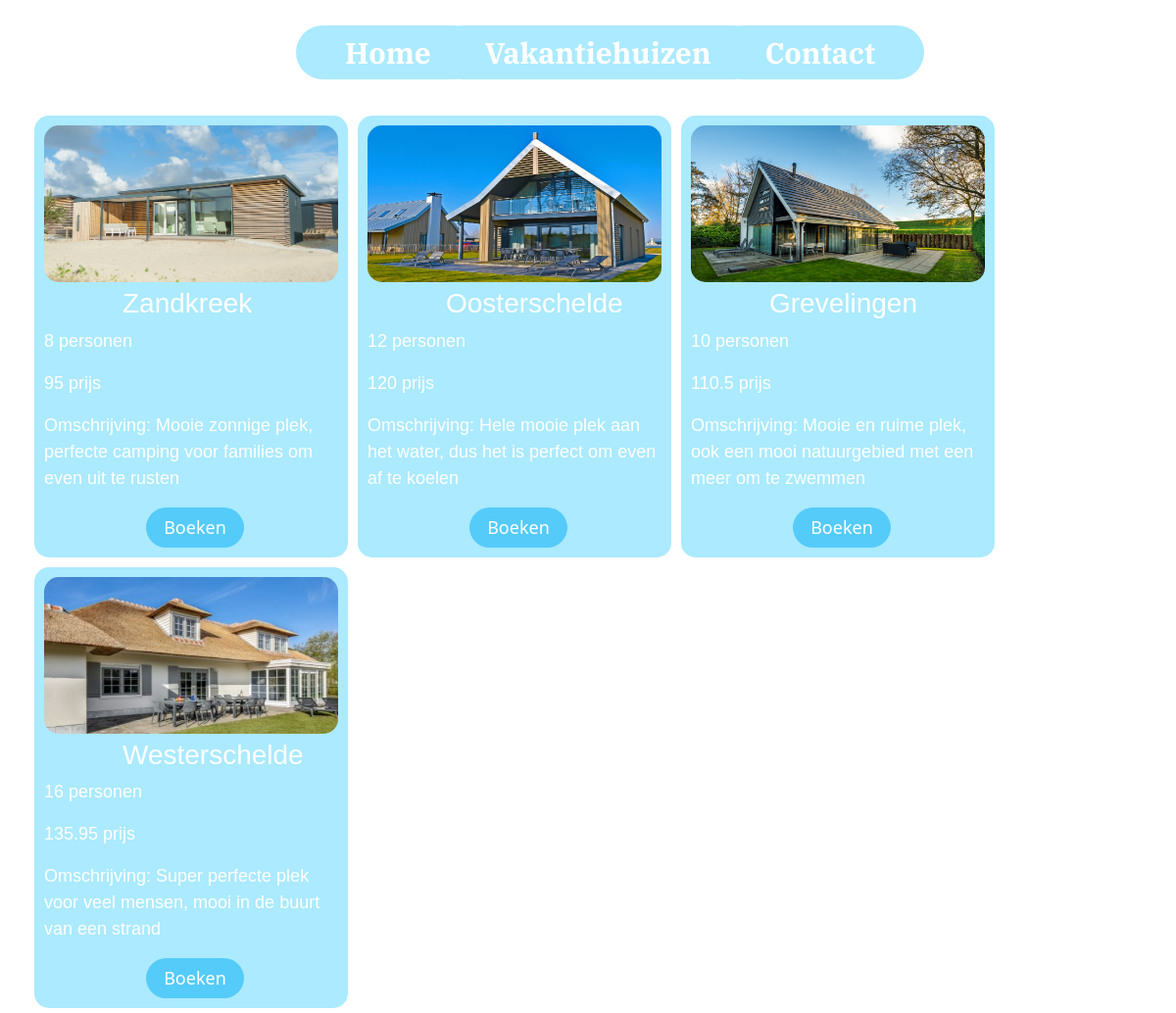
/vakantiehuizen.php, run on the app's committed database.
### tables this page shows
CREATE TABLE afbeeldingen(
    id INT AUTO_INCREMENT,
    huis_id INT,
    afbeelding VARCHAR(255),
    PRIMARY KEY(id),
    FOREIGN KEY (huis_id) REFERENCES huizen(id)
);

CREATE TABLE huizen (
id INT AUTO_INCREMENT,
huis VARCHAR(255),
personen INT,
prijs FLOAT,
omschrijving TEXT,
PRIMARY KEY(id)
);

### Content/huis.php (the view, shortened to what this page needs)
<?php
class Huis
{
    public $afbeelding;
    public $huis;
    public $personen;
    public $prijs;
    public $omschrijving;
    function __construct($id, $huis, $personen, $prijs, $omschrijving, $afbeelding)
    {
        $this->afbeelding = $afbeelding;
        $this->huis = $huis;
        $this->personen = $personen;
        $this->prijs = $prijs;
        $this->omschrijving = $omschrijving;
    }
    function printOsso()
    {
        echo '
        <div class="col-3 col-sm-6 box">
            <div class="img1-box">
                <img class="Zandkreek1" src="' . $this->afbeelding . '">
            </div>
            <div class="title-div mt-3">
                <h3 class="title">' . $this->huis . '</h3>
            </div>
            <div class="pers-div">
                <p class="paragraaf">' . $this->personen . ' personen </p>
            </div>
            <div class="Prijs-div">
                <p class="paragraaf">' . $this->prijs . ' prijs</p>
            </div>
            <div class="Omschrijving-div">
                <p class="paragraaf">Omschrijving: ' . $this->omschrijving . '</p>
            </div>
            <div class="but-div mx-4">
                <div class="btn">Boeken</div>
            </div>
        </div>
';
    }
}
?>

### vakantiehuizen.php (shortened to what this page needs)
<!DOCTYPE html>
<html lang="en">
<head>
    <link href="https://cdn.jsdelivr.net/npm/bootstrap@5.0.2/dist/css/bootstrap.min.css" rel="stylesheet"
>
    <link rel="stylesheet" href="CSS/vakantiehuizen.css">
    <?php $activePage = 'vakantiehuizen.php';
    include('navbar.php'); ?>
    <?php include('Config/db_config.php'); ?>
    <?php include('Content/huis.php'); ?>
</head>
<body>
<div class="container mx-auto mt-4">
    <div class="row">
<?php
    $query = 'SELECT huizen.id, huis, personen, prijs, omschrijving, afbeelding FROM afbeeldingen  INNER JOIN huizen  ON afbeeldingen.huis_id = huizen.id';
    $stmt = $conn->prepare($query);
    $stmt->execute();
    while ($row = $stmt->fetch()) {
        $huis = new Huis($row['id'], $row['huis'], $row['personen'], $row['prijs'], $row['omschrijving'], $row['afbeelding']);
    $huis->printOsso();
    }
?>
    </div>
</div>
</body>
</html>

### navbar.php (shortened to what this page needs)
<div class="container-fluid">
    <div class="row">
            <nav class="navbar navbar-expand-lg col mt-2">
                <div class="container-fluid">
                <?php $activePage = basename($_SERVER['PHP_SELF'], ".php"); ?>
                <div class="collapse navbar-collapse" id="navmenu">
                    <ul class="navbar-nav  mx-auto text-center">
                        <li class="nav-item">
                            <a href="index.php" class="nav-link <?= ($activePage == 'index.php') ? 'active': ''; ?>"> Home</a>
                        </li>
                        <li class="nav-item">
                            <a href="vakantiehuizen.php" class="nav-link <?= ($activePage == 'vakantie') ? 'active': ''; ?>">Vakantiehuizen</a>
                        </li>
                        <li class="nav-item">
                            <a href="contact.php" class="nav-link <?= ($activePage == 'contact') ? 'active': ''; ?>"> Contact</a>
                        </li>
                    </ul>
                </div>
            </div>
        </nav>
    </div>
</div>

### CSS/vakantiehuizen.css (style rules this page uses)
body, html { background: url(https://images.unsplash.com/photo-1501785888041-af3ef285b470?ixlib=rb-4.0.3&ixid=MnwxMjA3fDB8MHxwaG90by1wYWdlfHx8fGVufDB8fHx8&auto=format&fit=crop&w=1470&q=80) no-repeat center center fixed; background-size: cover; min-height: 100%; height: 100%; }
nav { font-family: 'IBM Plex Serif', serif !important; font-size: 30px; font-weight: bold; }
.nav-item .nav-link { margin-right: -45px; margin-top: 10px; color: white; background-color: rgb(171, 234, 255); padding: 5px 50px !important; border-radius: 50px; }
.box { background-color:rgb(171, 234, 255); max-width: 320px; padding: 10px; border-radius: 15px; margin: 5px 5px; }
.img1-box { width: 100%; max-width: 300px; }
.img1-box img { float: left; display: block; height: 160px;; width: 100%; border-radius: 15px; margin-bottom: 5px; }
.title-div { margin-left: 80px; }
.title { font-family: Arial; color: white; }
.paragraaf { font-family: Arial; font-size: 18px; color: white; }
.btn { background-color: rgb(85, 203, 250); margin-left: 80px; color: white; font-size: 18px; border-radius: 30px; width: 100px; }

### data on the page
afbeeldingen: afbeelding (picture), huis.huis "Zandkreek", huis.personen "8", huis.prijs "95", huis.omschrijving "Mooie zonnige plek, perfecte camping voor families om even uit te rusten"
afbeeldingen: afbeelding (picture), huis.huis "Oosterschelde", huis.personen "12", huis.prijs "120", huis.omschrijving "Hele mooie plek aan het water, dus het is perfect om even af te koelen"
afbeeldingen: afbeelding (picture), huis.huis "Grevelingen", huis.personen "10", huis.prijs "110.5", huis.omschrijving "Mooie en ruime plek, ook een mooi natuurgebied met een meer om te zwemmen"
afbeeldingen: afbeelding (picture), huis.huis "Westerschelde", huis.personen "16", huis.prijs "135.95", huis.omschrijving "Super perfecte plek voor veel mensen, mooi in de buurt van een strand"
